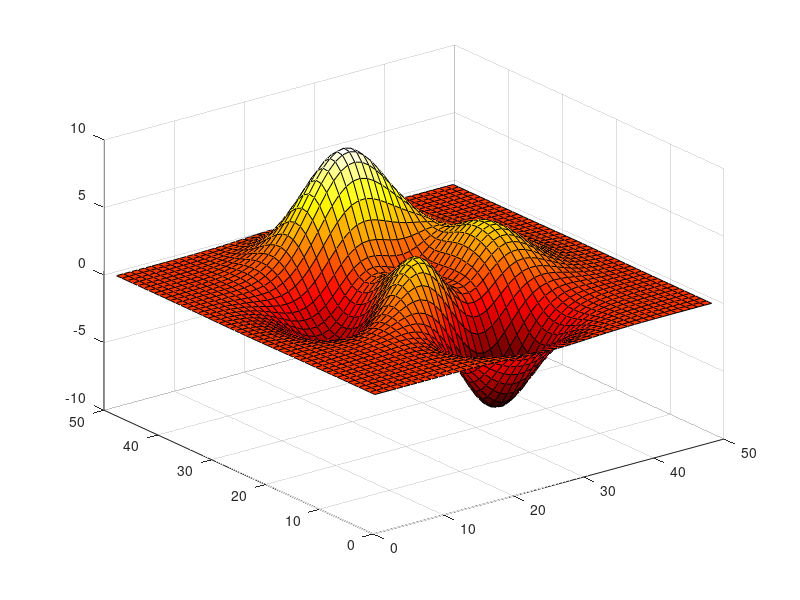

Recreate this plot in MATLAB. (Note: this script raises an error after producing the figure.)
%=============================================================================
% Copyright (c) 2016-present Allan CORNET (Nelson)
%=============================================================================
% This file is part of the Nelson.
%=============================================================================
% LICENCE_BLOCK_BEGIN
% SPDX-License-Identifier: LGPL-3.0-or-later
% LICENCE_BLOCK_END
%=============================================================================
% <--ADV-CLI MODE-->
%=============================================================================
f = figure();
surf(peaks);
colormap('hot');
r = f.Colormap;
assert_isapprox(r(1:2, :), [0.0104, 0, 0;   0.0208, 0, 0], 1e-2); 
%=============================================================================
